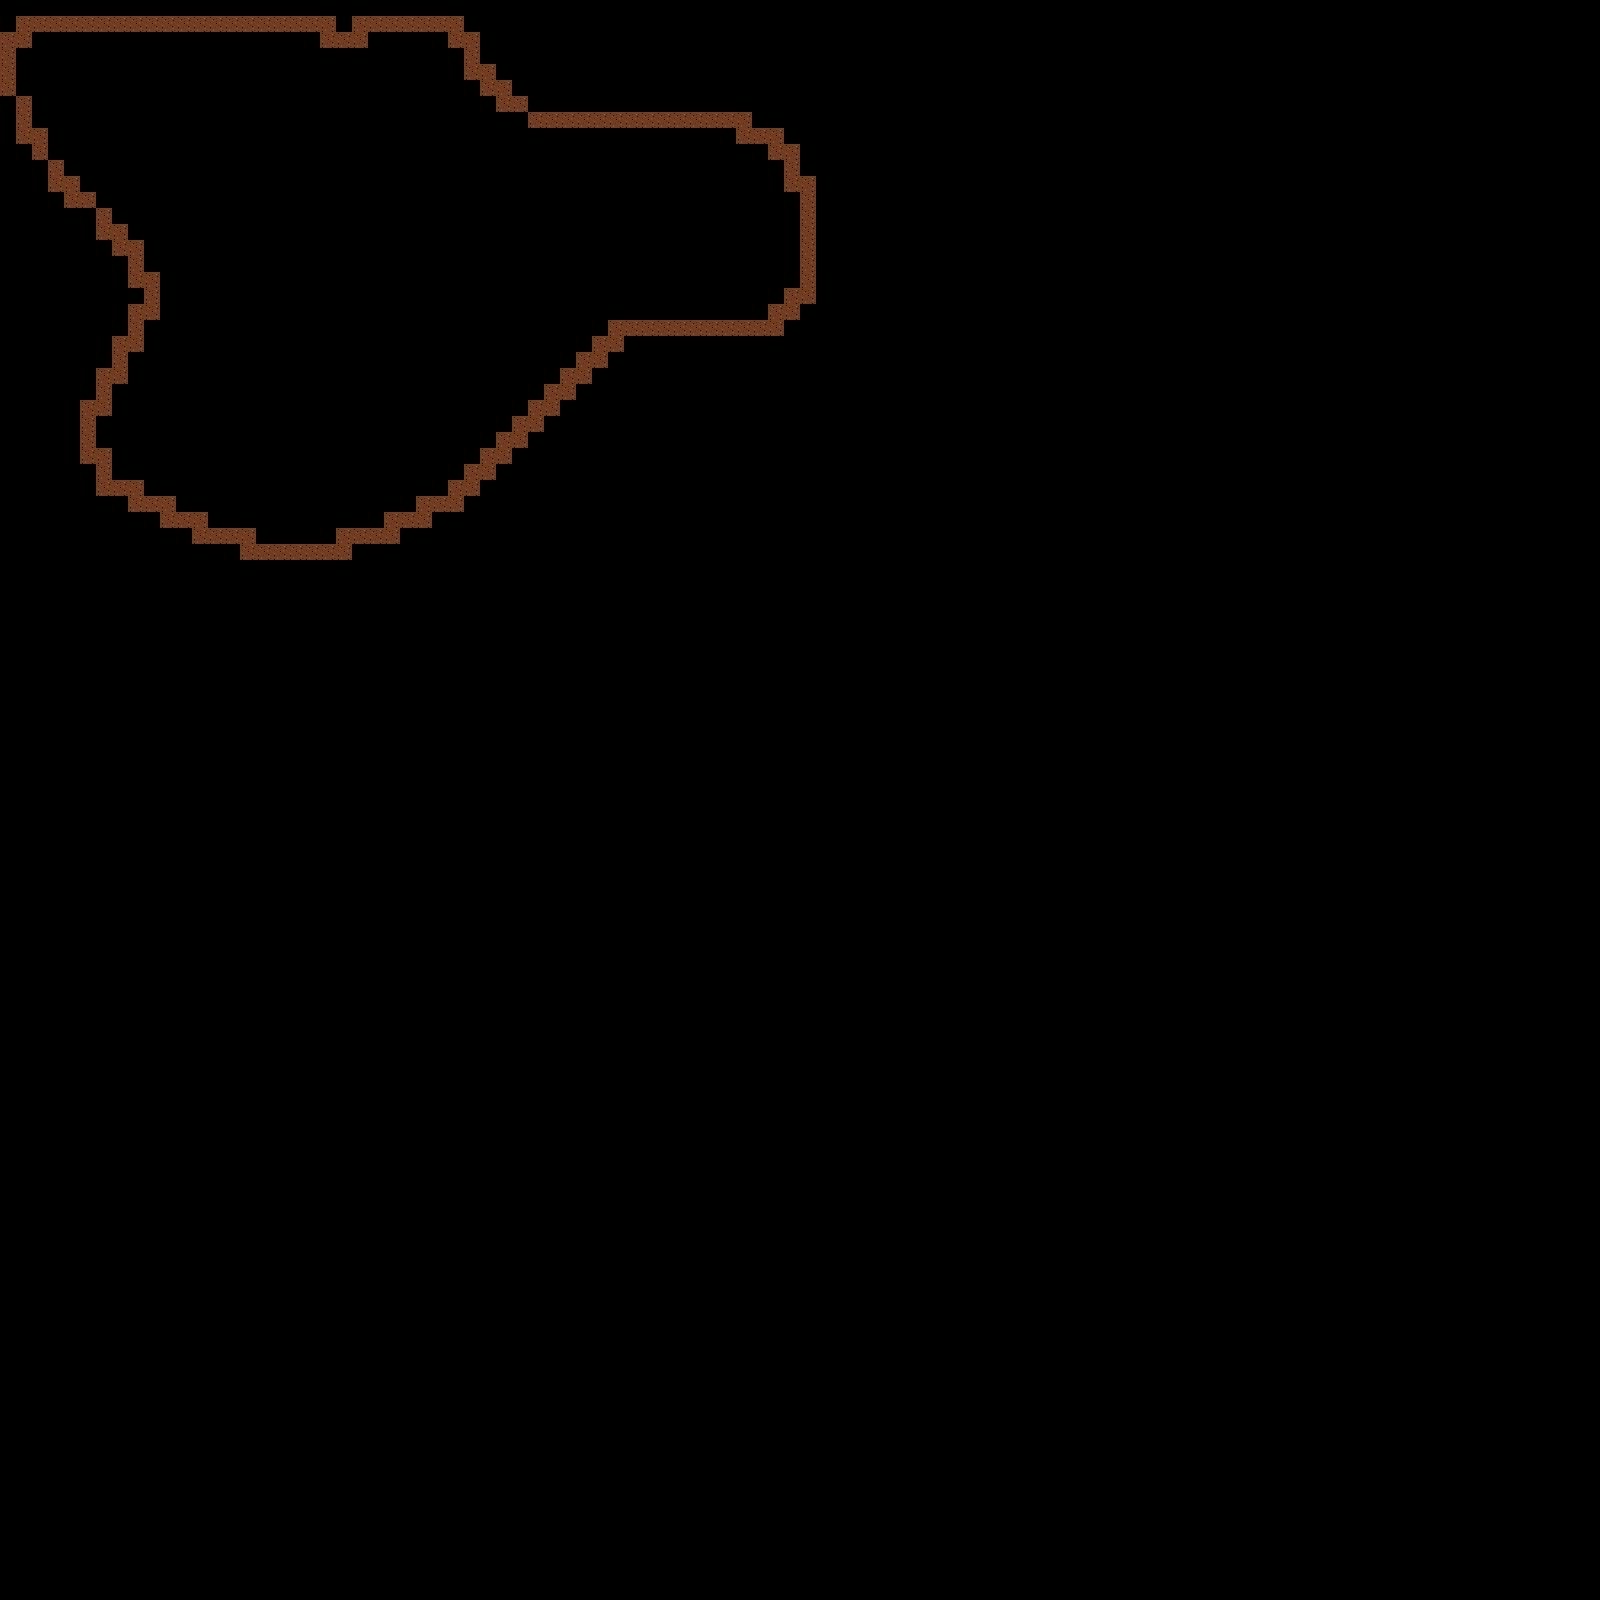

Tiled map render using the project's own tile images. Description and the map definition, with tile-layer contents summarised, below:
An orthogonal 100x100 tile map with 16x16 px tiles, 1 tile layer (Tile Layer 1) and 6 objects.

<map version="1.4" tiledversion="1.4.3" orientation="orthogonal" renderorder="right-down" width="100" height="100" tilewidth="16" tileheight="16" infinite="0" nextlayerid="3" nextobjectid="7">
 <tileset firstgid="1" source="../tiled/cave_tileset.tsx" />
 <layer id="1" name="Tile Layer 1" width="100" height="100">
  <data>[10000 cells, 172 non-empty, 1 distinct tile ids]</data>
 </layer>
 <objectgroup id="2" name="Object Layer 1">
  <object id="1" x="240" y="176">
   <properties>
    <property name="path" value="player" />
   </properties>
   <point />
  </object>
  <object id="2" x="544" y="208">
   <properties>
    <property name="path" value="stalfaux" />
   </properties>
   <point />
  </object>
  <object id="3" x="288" y="368">
   <properties>
    <property name="path" value="stalfaux" />
   </properties>
   <point />
  </object>
  <object id="4" x="464" y="304">
   <properties>
    <property name="path" value="stalfaux" />
   </properties>
   <point />
  </object>
  <object id="5" x="416" y="432">
   <properties>
    <property name="path" value="stalfaux" />
   </properties>
   <point />
  </object>
  <object id="6" x="688" y="240">
   <properties>
    <property name="path" value="stalfaux" />
   </properties>
   <point />
  </object>
 </objectgroup>
</map>
